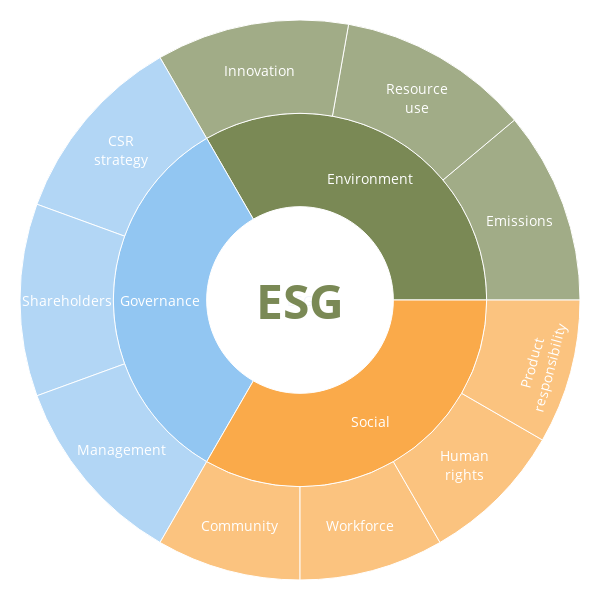

Notebook cell for this chart:
### Code cell
import plotly.express as px
import pandas as pd
subsections = [ "Innovation", "Emissions", "Resource<br>use",
                 "Community", "Workforce", "Product<br>responsibility", "Human<br>rights",
                "CSR<br>strategy", "Shareholders", "Management"]
sections = ["Environment", "Environment", "Environment",
            "Social", "Social", "Social", "Social",
            "Governance", "Governance", "Governance"]
chapters = ["ESG", "ESG", "ESG", "ESG", "ESG", "ESG", "ESG", "ESG", "ESG", "ESG"]
shares = [2, 2, 2, 1.5, 1.5, 1.5, 1.5, 2, 2, 2]
df = pd.DataFrame(
    dict(chapters=chapters, sections=sections, subsections=subsections, shares=shares)
)

fig = px.sunburst(df, 
                  path=['chapters', 'sections', 'subsections'], 
                  values='shares',
                  color='sections',
                  #color_discrete_sequence=px.colors.qualitative.Light24_r,
                  #color_discrete_map={'Environment':'green', 'Social':'blue', 'Governance':'grey'}
                    color_discrete_map={
                        "Environment": "#7a8955",
                        "Social": "#faaa4a",
                        "Governance": "#92c6f2",
                        '(?)':'white'
                    }
                  )

fig.update_traces(textfont=dict(size=14), insidetextfont=dict(color="white"))

fig.update_layout(
    height=600,
    width=600,
    paper_bgcolor='white',
    margin=dict(l=20, r=20, t=20, b=20),
    annotations=[
        dict(
            text=f"<b>ESG</b>",
            x=0.5,
            y=0.5,
            showarrow=False,
            font=dict(size=48, color="#7a8955"),
            xanchor="center",
            yanchor="middle"
        )
    ]
)

fig.show()

### Figure 1 — Plotly figure (JSON) as saved in the notebook; plotly's stock layout.template omitted (floating-point values rounded to 4 significant figures)
{"data": [{"branchvalues": "total", "customdata": [["Governance"], ["Social"], ["Environment"], ["Environment"], ["Governance"], ["Social"], ["Social"], ["Environment"], ["Governance"], ["Social"], ["Environment"], ["Governance"], ["Social"], ["(?)"]], "domain": {"x": [0.0, 1.0], "y": [0.0, 1.0]}, "hovertemplate": "labels=%{label}<br>shares=%{value}<br>parent=%{parent}<br>id=%{id}<br>sections=%{customdata[0]}<extra></extra>", "ids": ["ESG/Governance/CSR<br>strategy", "ESG/Social/Community", "ESG/Environment/Emissions", "ESG/Environment/Resource<br>use", "ESG/Governance/Shareholders", "ESG/Social/Workforce", "ESG/Social/Human<br>rights", "ESG/Environment/Innovation", "ESG/Governance/Management", "ESG/Social/Product<br>responsibility", "ESG/Environment", "ESG/Governance", "ESG/Social", "ESG"], "labels": ["CSR<br>strategy", "Community", "Emissions", "Resource<br>use", "Shareholders", "Workforce", "Human<br>rights", "Innovation", "Management", "Product<br>responsibility", "Environment", "Governance", "Social", "ESG"], "marker": {"colors": ["#92c6f2", "#faaa4a", "#7a8955", "#7a8955", "#92c6f2", "#faaa4a", "#faaa4a", "#7a8955", "#92c6f2", "#faaa4a", "#7a8955", "#92c6f2", "#faaa4a", "white"]}, "name": "", "parents": ["ESG/Governance", "ESG/Social", "ESG/Environment", "ESG/Environment", "ESG/Governance", "ESG/Social", "ESG/Social", "ESG/Environment", "ESG/Governance", "ESG/Social", "ESG", "ESG", "ESG", ""], "values": [2.0, 1.5, 2.0, 2.0, 2.0, 1.5, 1.5, 2.0, 2.0, 1.5, 6.0, 6.0, 6.0, 18.0], "type": "sunburst", "textfont": {"size": 14}, "insidetextfont": {"color": "white"}}], "layout": {"legend": {"tracegroupgap": 0}, "margin": {"t": 20, "l": 20, "r": 20, "b": 20}, "height": 600, "width": 600, "paper_bgcolor": "white", "annotations": [{"font": {"color": "#7a8955", "size": 48}, "showarrow": false, "text": "<b>ESG</b>", "x": 0.5, "xanchor": "center", "y": 0.5, "yanchor": "middle"}]}}
